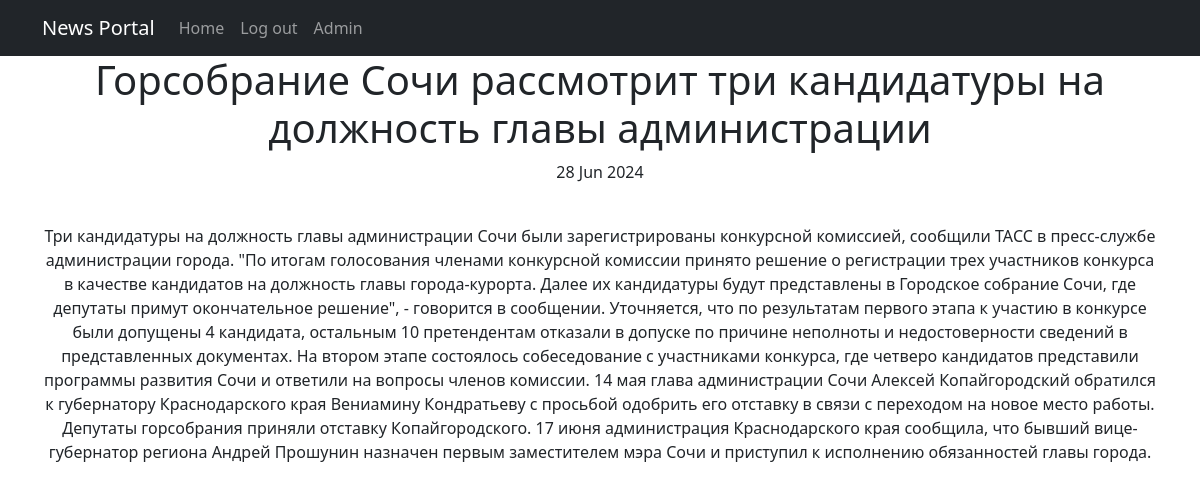
Screenshot of /news/1 with the database file from the repository.
### news/models.py (models this page shows, shortened)
class Post(models.Model):
    article = "AR"
    news = "NW"
    TYPES = [
        (article, 'Статья'),
        (news, 'Новость')
    ]
    author = models.ForeignKey(User, on_delete=models.CASCADE)
    type = models.CharField(max_length=2, choices=TYPES, default=article)
    add_time = models.DateTimeField(auto_now_add=True)
    category = models.ManyToManyField(Category, through='PostCategory')
    heading = models.CharField(max_length=255, )
    text = models.TextField()
    rating = models.IntegerField(default=0)

### news/views.py (the view)
# urls.py: path('<int:pk>', PostDetail.as_view(), name='post_detail'),
class PostDetail(DetailView):
    model = Post
    template_name = 'post.html'
    context_object_name = 'post'

### news/templatetags/custom_filters.py (called while the page is built)
@register.filter()
def censor(value):
    try:
        if type(value) is str:
            for word in censor_list:
                if word in value.lower().split():
                    value = value.replace(word[1:], "*" * len(word[1:]))
            return value
    except TypeError as e:
        print(e)

### templates/post.html (shortened to what this page needs)
{% extends 'flatpages/default.html' %}
{% load custom_filters %}
{% block content %}
    <h1>{{ post.heading|censor }}</h1>
    <p>{{ post.add_time|date:'d M Y' }}</p>
    <br>
        <p> {{ post.text|censor }} </p>
{% endblock content %}

### rows the page displays
Post: heading|censor "Горсобрание Сочи рассмотрит три кандидатуры на должность главы администрации", add_time "28 Jun 2024", text|censor "Три кандидатуры на должность главы администрации Сочи были зарегистрированы конкурсной комиссией, сообщили ТАСС в пресс-службе администрации города. \"По итогам голосования членами конкурсной комиссии принято решение о регистрации трех участников конкурса в качестве кандидатов на должность главы города-курорта. Далее их кандидатуры будут представлены в Городское собрание Сочи, где депутаты примут окончательное решение\", - говорится в сообщении. Уточняется, что по результатам первого этапа к участию в конкурсе были допущены 4 кандидата, остальным 10 претендентам отказали в допуске по причине неполноты и недостоверности сведений в представленных документах. На втором этапе состоялось…"
